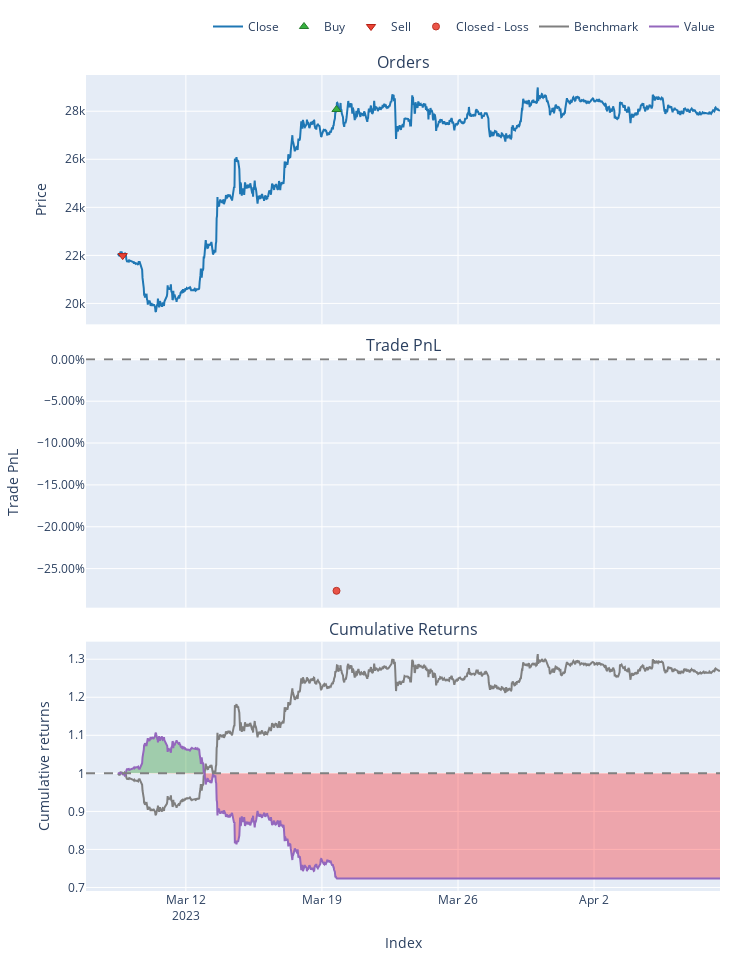

Notebook source saved alongside this figure:
### Code cell
# price = vbt.Portfolio.from_holding(df, init_cash=100)
fast_ma = vbt.MA.run(df.Close, 5)
slow_ma = vbt.MA.run(df.Close, 25)

# entries = fast_ma.ma_crossed_above(slow_ma)
# exits = fast_ma.ma_crossed_below(slow_ma)


enter=df.Close < 21990.597656
exit=df.Close  > 28023.103516

# pf_kwargs = dict(size=0.10, fees=0.001) #**pf_kwargs
pf = vbt.Portfolio.from_signals(close=df.Close,
                            #     sl_stop=1500,
                                short_entries=enter,
                                short_exits=exit,
                                       init_cash=20)

pf.total_profit()
# showing hte stats of the full trade
# pf.stats()
pf.plot().show()

### Figure 1 — Plotly figure (JSON) as saved in the notebook; plotly's stock layout.template omitted (floating-point values rounded to 4 significant figures; data arrays with more than 128 entries replaced by an {"elided": "..."} marker saying what was removed)
{"data": [{"legendgroup": "0", "line": {"color": "#1f77b4"}, "name": "Close", "showlegend": true, "type": "scatter", "uid": "f9df59cf-3602-4240-ac7a-cb073497efd2", "x": {"elided": "1488 str values"}, "xaxis": "x", "y": {"elided": "1488 float values"}, "yaxis": "y"}, {"customdata": [[1, 0.0009095, 0]], "hovertemplate": "Order Id: %{customdata[0]}<br>Timestamp: %{x}<br>Price: %{y}<br>Size: %{customdata[1]:.6f}<br>Fees: %{customdata[2]:.6f}", "legendgroup": "1", "marker": {"color": "#37B13F", "line": {"color": "rgb(38,123,44)", "width": 1}, "size": 8, "symbol": "triangle-up"}, "mode": "markers", "name": "Buy", "type": "scatter", "uid": "903fc69f-d5bf-4709-891d-a866967a7145", "x": ["2023-03-19T18:00:00"], "xaxis": "x", "y": [28070.0], "yaxis": "y"}, {"customdata": [[0, 0.0009095, 0]], "hovertemplate": "Order Id: %{customdata[0]}<br>Timestamp: %{x}<br>Price: %{y}<br>Size: %{customdata[1]:.6f}<br>Fees: %{customdata[2]:.6f}", "legendgroup": "2", "marker": {"color": "#EA4335", "line": {"color": "rgb(181,31,18)", "width": 1}, "size": 8, "symbol": "triangle-down"}, "mode": "markers", "name": "Sell", "type": "scatter", "uid": "426851ce-2298-4f15-8b3b-82de4873f89e", "x": ["2023-03-08T18:00:00"], "xaxis": "x", "y": [21990.0], "yaxis": "y"}, {"customdata": [[0, 0, -5.531, -0.2765]], "hovertemplate": "Exit Trade Id: %{customdata[0]}<br>Position Id: %{customdata[1]}<br>Exit Timestamp: %{x}<br>PnL: %{customdata[2]:.6f}<br>Return: %{customdata[3]:.2%}", "legendgroup": "3", "marker": {"color": "#EA4335", "line": {"color": "rgb(181,31,18)", "width": 1}, "opacity": [0.9], "size": [7], "symbol": "circle"}, "mode": "markers", "name": "Closed - Loss", "type": "scatter", "uid": "19d3b4c3-58b8-422c-b8d9-5f65d95b2195", "x": ["2023-03-19T18:00:00"], "xaxis": "x2", "y": [-0.2765], "yaxis": "y2"}, {"legendgroup": "4", "line": {"color": "#7f7f7f"}, "name": "Benchmark", "showlegend": true, "type": "scatter", "uid": "9f0689d6-840b-4375-a378-eb749b3ebd11", "x": {"elided": "1488 str values"}, "xaxis": "x3", "y": {"elided": "1488 float values"}, "yaxis": "y3"}, {"hoverinfo": "skip", "legendgroup": "5", "line": {"color": "rgba(0, 0, 0, 0)", "width": 0}, "opacity": 0, "showlegend": false, "type": "scatter", "uid": "3ef2db28-2e7b-4008-9202-5b152d6e5a60", "x": {"elided": "1488 str values"}, "xaxis": "x3", "y": {"elided": "1488 int values"}, "yaxis": "y3"}, {"connectgaps": false, "fill": "tonexty", "fillcolor": "rgba(0, 128, 0, 0.3)", "hoverinfo": "skip", "legendgroup": "5", "line": {"color": "rgba(0, 0, 0, 0)", "width": 0}, "opacity": 0, "showlegend": false, "type": "scatter", "uid": "304baf2d-db96-48cf-a9cd-a1cd6ee8cc14", "x": {"elided": "1488 str values"}, "xaxis": "x3", "y": {"elided": "1488 float values"}, "yaxis": "y3"}, {"hoverinfo": "skip", "legendgroup": "5", "line": {"color": "rgba(0, 0, 0, 0)", "width": 0}, "opacity": 0, "showlegend": false, "type": "scatter", "uid": "06e2f632-964b-4cec-a336-eaf5373edba8", "x": {"elided": "1488 str values"}, "xaxis": "x3", "y": {"elided": "1488 int values"}, "yaxis": "y3"}, {"connectgaps": false, "fill": "tonexty", "fillcolor": "rgba(255, 0, 0, 0.3)", "hoverinfo": "skip", "legendgroup": "5", "line": {"color": "rgba(0, 0, 0, 0)", "width": 0}, "opacity": 0, "showlegend": false, "type": "scatter", "uid": "16deecaa-ce2e-40ba-ab24-755688c1ac28", "x": {"elided": "1488 str values"}, "xaxis": "x3", "y": {"elided": "1488 float values"}, "yaxis": "y3"}, {"legendgroup": "6", "line": {"color": "#9467bd"}, "name": "Value", "showlegend": true, "type": "scatter", "uid": "5521140a-97cd-48b3-8ba3-623b2a4dd900", "x": {"elided": "1488 str values"}, "xaxis": "x3", "y": {"elided": "1488 float values"}, "yaxis": "y3"}, {"hoverinfo": "skip", "legendgroup": "5", "line": {"color": "rgba(0, 0, 0, 0)", "width": 0}, "opacity": 0, "showlegend": false, "type": "scatter", "uid": "87e6cb1d-a3bf-4388-8d27-3a55a399010c", "x": {"elided": "1488 str values"}, "xaxis": "x3", "y": {"elided": "1488 int values"}, "yaxis": "y3"}], "layout": {"annotations": [{"font": {"size": 16}, "showarrow": false, "text": "Orders", "x": 0.5, "xanchor": "center", "xref": "paper", "y": 1, "yanchor": "bottom", "yref": "paper"}, {"font": {"size": 16}, "showarrow": false, "text": "Trade PnL", "x": 0.5, "xanchor": "center", "xref": "paper", "y": 0.6528, "yanchor": "bottom", "yref": "paper"}, {"font": {"size": 16}, "showarrow": false, "text": "Cumulative Returns", "x": 0.5, "xanchor": "center", "xref": "paper", "y": 0.3056, "yanchor": "bottom", "yref": "paper"}], "height": 960, "legend": {"orientation": "h", "traceorder": "normal", "x": 1, "xanchor": "right", "y": 1.042, "yanchor": "bottom"}, "margin": {"b": 30, "l": 30, "r": 30, "t": 30}, "shapes": [{"line": {"color": "gray", "dash": "dash"}, "type": "line", "x0": 0, "x1": 1, "xref": "paper", "y0": 0, "y1": 0, "yref": "y2"}, {"line": {"color": "gray", "dash": "dash"}, "type": "line", "x0": 0, "x1": 1, "xref": "paper", "y0": 1, "y1": 1, "yref": "y3"}], "showlegend": true, "width": 750, "xaxis": {"anchor": "y", "domain": [0, 1], "matches": "x3", "showticklabels": false}, "xaxis2": {"anchor": "y2", "domain": [0, 1], "matches": "x3", "showticklabels": false}, "xaxis3": {"anchor": "y3", "domain": [0, 1], "title": {"text": "Index"}}, "yaxis": {"anchor": "x", "domain": [0.6944, 1], "title": {"text": "Price"}}, "yaxis2": {"anchor": "x2", "domain": [0.3472, 0.6528], "tickformat": ".2%", "title": {"text": "Trade PnL"}}, "yaxis3": {"anchor": "x3", "domain": [0, 0.3056], "title": {"text": "Cumulative returns"}}}}
